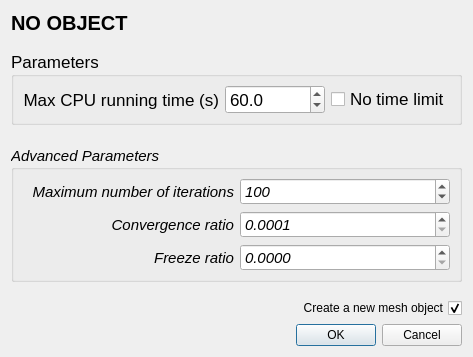
<ui version="4.0">
 <class>Smoother_dialog</class>
 <widget class="QDialog" name="Smoother_dialog">
  <property name="sizePolicy">
   <sizepolicy hsizetype="Preferred" vsizetype="Preferred">
    <horstretch>0</horstretch>
    <verstretch>0</verstretch>
   </sizepolicy>
  </property>
  <property name="minimumSize">
   <size>
    <width>0</width>
    <height>0</height>
   </size>
  </property>
  <property name="windowTitle">
   <string>Global smoother parameters</string>
  </property>
  <layout class="QVBoxLayout" name="verticalLayout">
   <item>
    <widget class="QLabel" name="objectName">
     <property name="font">
      <font>
       <pointsize>15</pointsize>
       <weight>75</weight>
       <bold>true</bold>
      </font>
     </property>
     <property name="text">
      <string>NO OBJECT</string>
     </property>
    </widget>
   </item>
   <item>
    <spacer name="verticalSpacer_4">
     <property name="orientation">
      <enum>Qt::Vertical</enum>
     </property>
     <property name="sizeType">
      <enum>QSizePolicy::MinimumExpanding</enum>
     </property>
     <property name="sizeHint" stdset="0">
      <size>
       <width>20</width>
       <height>10</height>
      </size>
     </property>
    </spacer>
   </item>
   <item>
    <widget class="QGroupBox" name="groupBox">
     <property name="font">
      <font>
       <pointsize>13</pointsize>
      </font>
     </property>
     <property name="title">
      <string>Parameters</string>
     </property>
     <layout class="QGridLayout" name="gridLayout_2" rowstretch="0,0">
      <property name="topMargin">
       <number>8</number>
      </property>
      <property name="bottomMargin">
       <number>8</number>
      </property>
      <property name="horizontalSpacing">
       <number>-1</number>
      </property>
      <item row="1" column="0">
       <widget class="QLabel" name="timeLabel">
        <property name="text">
         <string>Max CPU running time (s)</string>
        </property>
        <property name="alignment">
         <set>Qt::AlignRight|Qt::AlignTrailing|Qt::AlignVCenter</set>
        </property>
        <property name="buddy">
         <cstring>maxTime</cstring>
        </property>
       </widget>
      </item>
      <item row="1" column="2">
       <widget class="QCheckBox" name="noTimeLimit">
        <property name="layoutDirection">
         <enum>Qt::LeftToRight</enum>
        </property>
        <property name="text">
         <string>No time limit</string>
        </property>
       </widget>
      </item>
      <item row="1" column="1">
       <widget class="QDoubleSpinBox" name="maxTime">
        <property name="minimumSize">
         <size>
          <width>100</width>
          <height>0</height>
         </size>
        </property>
        <property name="decimals">
         <number>1</number>
        </property>
        <property name="maximum">
         <double>9999.000000000000000</double>
        </property>
        <property name="value">
         <double>60.000000000000000</double>
        </property>
       </widget>
      </item>
     </layout>
    </widget>
   </item>
   <item>
    <spacer name="verticalSpacer_2">
     <property name="orientation">
      <enum>Qt::Vertical</enum>
     </property>
     <property name="sizeType">
      <enum>QSizePolicy::Fixed</enum>
     </property>
     <property name="sizeHint" stdset="0">
      <size>
       <width>20</width>
       <height>15</height>
      </size>
     </property>
    </spacer>
   </item>
   <item>
    <widget class="QGroupBox" name="groupBox_2">
     <property name="font">
      <font>
       <pointsize>11</pointsize>
       <italic>true</italic>
      </font>
     </property>
     <property name="title">
      <string>Advanced Parameters</string>
     </property>
     <property name="flat">
      <bool>false</bool>
     </property>
     <property name="checkable">
      <bool>false</bool>
     </property>
     <layout class="QGridLayout" name="gridLayout_3">
      <property name="topMargin">
       <number>8</number>
      </property>
      <property name="bottomMargin">
       <number>8</number>
      </property>
      <item row="0" column="0">
       <widget class="QLabel" name="iterationLabel">
        <property name="font">
         <font>
          <pointsize>11</pointsize>
          <italic>true</italic>
         </font>
        </property>
        <property name="text">
         <string>Maximum number of iterations</string>
        </property>
        <property name="alignment">
         <set>Qt::AlignRight|Qt::AlignTrailing|Qt::AlignVCenter</set>
        </property>
        <property name="buddy">
         <cstring>maxIterationNb</cstring>
        </property>
       </widget>
      </item>
      <item row="0" column="1">
       <widget class="QDoubleSpinBox" name="maxIterationNb">
        <property name="decimals">
         <number>0</number>
        </property>
        <property name="maximum">
         <double>200.000000000000000</double>
        </property>
        <property name="value">
         <double>100.000000000000000</double>
        </property>
       </widget>
      </item>
      <item row="1" column="0">
       <widget class="QLabel" name="convergenceLabel">
        <property name="font">
         <font>
          <pointsize>11</pointsize>
          <italic>true</italic>
         </font>
        </property>
        <property name="text">
         <string>Convergence ratio</string>
        </property>
        <property name="alignment">
         <set>Qt::AlignRight|Qt::AlignTrailing|Qt::AlignVCenter</set>
        </property>
       </widget>
      </item>
      <item row="1" column="1">
       <widget class="QDoubleSpinBox" name="convergenceRatio">
        <property name="decimals">
         <number>4</number>
        </property>
        <property name="minimum">
         <double>0.000100000000000</double>
        </property>
        <property name="maximum">
         <double>1.000000000000000</double>
        </property>
        <property name="singleStep">
         <double>0.010000000000000</double>
        </property>
       </widget>
      </item>
      <item row="2" column="0">
       <widget class="QLabel" name="freezeLabel">
        <property name="font">
         <font>
          <pointsize>11</pointsize>
          <italic>true</italic>
         </font>
        </property>
        <property name="text">
         <string>Freeze ratio</string>
        </property>
        <property name="alignment">
         <set>Qt::AlignRight|Qt::AlignTrailing|Qt::AlignVCenter</set>
        </property>
        <property name="buddy">
         <cstring>freezeRatio</cstring>
        </property>
       </widget>
      </item>
      <item row="2" column="1">
       <widget class="QDoubleSpinBox" name="freezeRatio">
        <property name="decimals">
         <number>4</number>
        </property>
        <property name="minimum">
         <double>0.000000000000000</double>
        </property>
        <property name="maximum">
         <double>1.000000000000000</double>
        </property>
        <property name="singleStep">
         <double>0.001000000000000</double>
        </property>
        <property name="value">
         <double>0.000000000000000</double>
        </property>
       </widget>
      </item>
     </layout>
    </widget>
   </item>
   <item>
    <spacer name="verticalSpacer_3">
     <property name="orientation">
      <enum>Qt::Vertical</enum>
     </property>
     <property name="sizeType">
      <enum>QSizePolicy::Fixed</enum>
     </property>
     <property name="sizeHint" stdset="0">
      <size>
       <width>20</width>
       <height>10</height>
      </size>
     </property>
    </spacer>
   </item>
   <item>
    <layout class="QHBoxLayout" name="horizontalLayout_2">
     <item>
      <widget class="QCheckBox" name="createNewItem">
       <property name="layoutDirection">
        <enum>Qt::RightToLeft</enum>
       </property>
       <property name="text">
        <string>Create a new mesh object</string>
       </property>
       <property name="checked">
        <bool>true</bool>
       </property>
      </widget>
     </item>
    </layout>
   </item>
   <item>
    <widget class="QDialogButtonBox" name="buttonBox">
     <property name="orientation">
      <enum>Qt::Horizontal</enum>
     </property>
     <property name="standardButtons">
      <set>QDialogButtonBox::Cancel|QDialogButtonBox::Ok</set>
     </property>
    </widget>
   </item>
  </layout>
 </widget>
 <resources/>
 <connections>
  <connection>
   <sender>buttonBox</sender>
   <signal>accepted()</signal>
   <receiver>Smoother_dialog</receiver>
   <slot>accept()</slot>
   <hints>
    <hint type="sourcelabel">
     <x>384</x>
     <y>191</y>
    </hint>
    <hint type="destinationlabel">
     <x>157</x>
     <y>195</y>
    </hint>
   </hints>
  </connection>
  <connection>
   <sender>buttonBox</sender>
   <signal>rejected()</signal>
   <receiver>Smoother_dialog</receiver>
   <slot>reject()</slot>
   <hints>
    <hint type="sourcelabel">
     <x>384</x>
     <y>191</y>
    </hint>
    <hint type="destinationlabel">
     <x>286</x>
     <y>195</y>
    </hint>
   </hints>
  </connection>
 </connections>
</ui>
